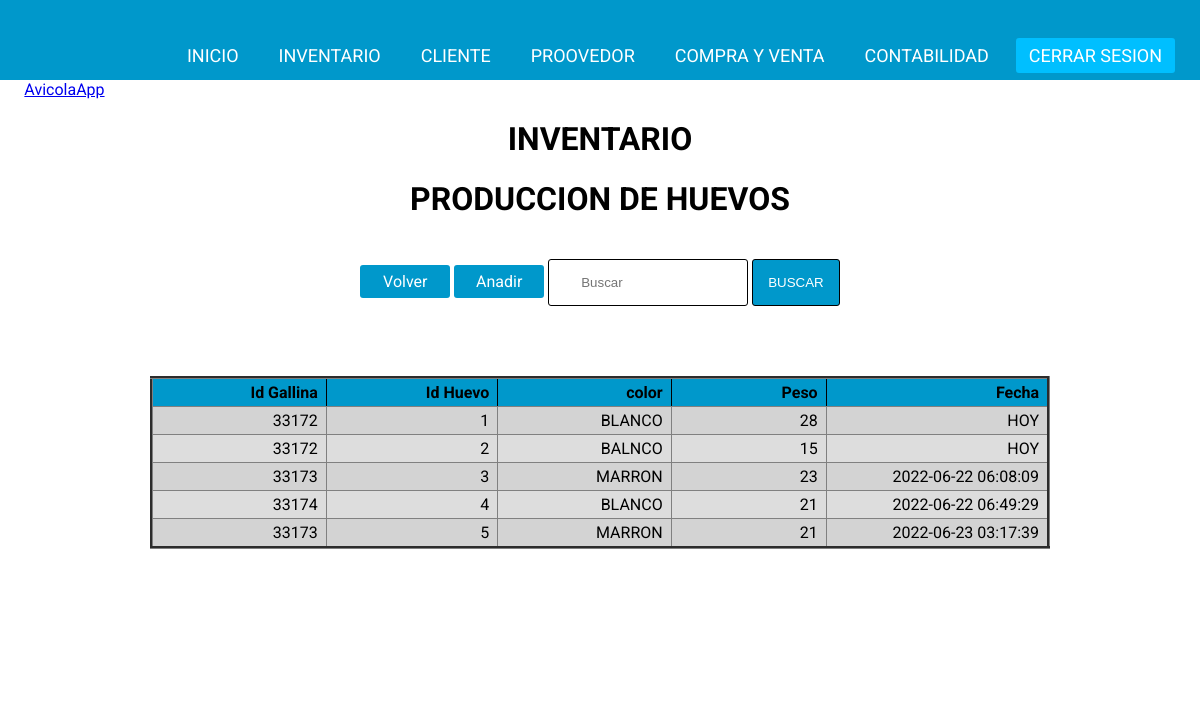
/avicolap/inventario/phuevos/buscar.php (signed in), run on the app's committed database.
### tables this page shows
CREATE TABLE `phuevos` (
  `id_gallina` int NOT NULL,
  `id_huevo` int NOT NULL AUTO_INCREMENT,
  `color` varchar(45) NOT NULL,
  `peso` varchar(45) NOT NULL,
  `fecha` varchar(45) NOT NULL,
  PRIMARY KEY (`id_huevo`)
);

### avicolap/inventario/phuevos/buscar.php (the view, shortened to what this page needs)
<?php
     require '../menu.php';
     require '../sesion.php';
     $buscar=$_POST['buscar'];
    ?>
<htmnl>
    <header>
     <a href="/log/inicio.php";>AvicolaApp</a>
    </header>
    <h1>INVENTARIO</h1>
    <h1>PRODUCCION DE HUEVOS</h1>
<head>
</head>
    <class id="va">
        <a  href="../index.php">Volver</a>
        <a  href="add.php">Anadir</a>
    </class>
    <form id="as" action="buscar.php" method="POST">
        <input type="text" placeholder="Buscar" name="buscar" >
        <input  type="submit" value="BUSCAR" id="buscar">
        <link rel="stylesheet" href="style/style.css" >
    </form>
    <div id="tabla">
        <table border="3" id="customers">
        <tr>
            <thead>
                <th> Id Gallina </th>
                <th> Id Huevo </th>
                <th> color </th>
                <th> Peso </th>
                <th> Fecha </th>
            </thead>
        </tr>
            <?php
             $sql="SELECT * FROM phuevos where id_gallina like '%$buscar%' or id_huevo like '%$buscar%' or color like '%$buscar%' or peso like '%$buscar%' or fecha like '%$buscar%' ";
             $result =mysqli_query($conn,$sql );
             while($mostrar= mysqli_fetch_array($result)) {
            ?>
            <tr>
            <td> <?php echo $mostrar ['id_gallina'] ?> </td>
            <td> <?php echo $mostrar ['id_huevo'] ?> </td>
            <td> <?php echo $mostrar ['color'] ?> </td>
            <td> <?php echo $mostrar ['peso'] ?> </td>
            <td> <?php echo $mostrar ['fecha'] ?> </td>
            </tr>
            <?php
             }
            ?>
            <link rel="stylesheet" href="style/style.css" >
        </table>
    </div>
</htmnl>

### avicolap/inventario/phuevos/style/style.css (style rules this page uses)
body { margin: 0; padding: 0; font-family: 'Roboto', sans-serif; text-align: center; border:black 1px; }
input[type="submit"] { color: #fff; background: #0098cb; cursor: pointer; text-align: center; }
input[type="text"] { padding: 15px 32px;; display: inline-block; width: 200px; margin: 10px auto; border: 0; border-radius: 3px; border: black 1px solid; }
body { background-color: #fff; font-family: 'Roboto'; border: 1px black; }
#tabla { margin: 50px auto; background-color: #fff; text-align: right; overflow-y:scroll; height: 300px; width: 900px; }
#tabla td { width: 10; height: 10; border-collapse: collapse; text-align: right; }
#tabla table { width:698x; background-color:lightgray; text-align: right; border-collapse: collapse; }
#tabla th { position: sticky; background-color: #0098cb; border-color: #000000 ; top: 0px; text-align: right; border-collapse: collapse; }
#tabla th, td { border: solid 1x; padding: 4px; width: 300px; padding: 4px; white-space: pre; border-collapse: collapse; }
#tabla thead { background-color:#0098cb ; }
#tabla tr:nth-child(even) { background-color: #ddd; }
#va a { padding: 7px 20px; display: inline-block; color: #fff; background: #0098cb; width: 50px; margin: 8px auto; border-radius: 3px; cursor: pointer; text-align: center; text-decoration: none; }
#as input[type="text"] { padding: 15px 32px;; display: inline-block; width: 200px; margin: 10px auto; border: 0; border-radius: 3px; border: black 1px solid; }
#as input[type="submit"] { outline: none; padding: 15px; width: 150x; border-radius: 3px; border: 1px solid rgb(0, 0, 0); margin: 20px auto; }
#tabla1 th, td { border: solid 1x; padding: 4px; width: 300px; padding: 4px; white-space: pre; border-collapse: collapse; }
#editar select, form { display: inline; }
input[type="text"], select { outline: none; padding: 20px; display: block; width: 300px; border-radius: 3px; border: 1px solid rgb(0, 0, 0); margin: 15px auto; }
#botones form, input[type="submit"] { color: #fff; padding: 20px; background: #0098cb; cursor: pointer; text-align: center; }

### data on the page
phuevos: id_gallina "33172", id_huevo "1", color "BLANCO", peso "28", fecha "HOY"
phuevos: id_gallina "33172", id_huevo "2", color "BALNCO", peso "15", fecha "HOY"
phuevos: id_gallina "33173", id_huevo "3", color "MARRON", peso "23", fecha "2022-06-22 06:08:09"
phuevos: id_gallina "33174", id_huevo "4", color "BLANCO", peso "21", fecha "2022-06-22 06:49:29"
phuevos: id_gallina "33173", id_huevo "5", color "MARRON", peso "21", fecha "2022-06-23 03:17:39"
